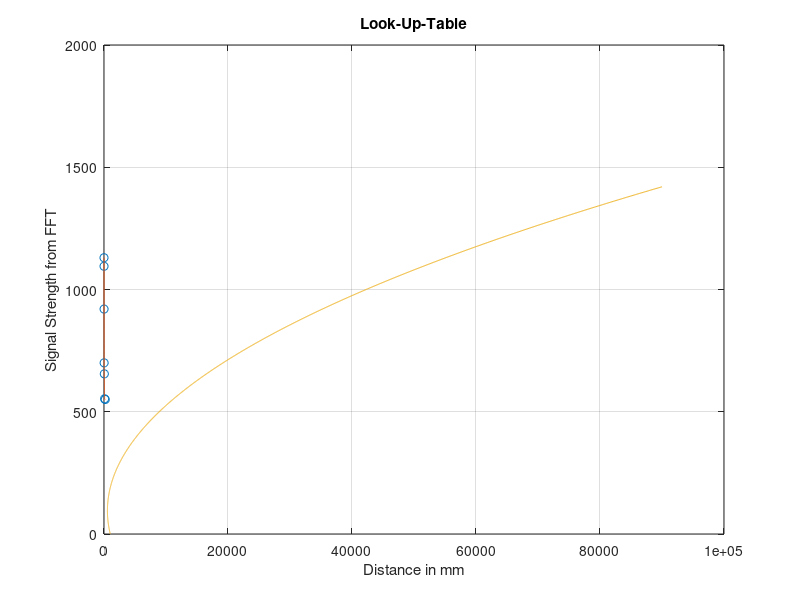

The MATLAB source for this figure:
%% Calculate a Look-Up-Table from sample points
% and store it in a csv file for later use in a C array
%
% In the C file the values can be imported into an array as follows:
% const int32_t LUT[] = {
%     #include "lut.csv"
% };  // The array is initialized with the values stored in the csv file.
% 
% (c) hhrt@zhaw.ch 24.07.2020
clc; clear; close all;

%% Enter the sample points
x = [   0   5  10 20 50 100 200];
y = [1130 1095 920 700 655  553  550];

%% Calculate the values of the Look-Up-Table
xi = 0:1:200;
yi = interp1(x,y,xi,'pchip');
x_ = 0:1:1420;
a = 0.050944;
b = -9.68167;
c = 1011.72;
f = a.*x_.^2+b.*x_+c;

% Plot samples and LUT for visual verification
plot(x,y,'o', xi,yi); grid;
hold on;
plot(f, x_);

xlabel('Distance in mm');
ylabel('Signal Strength from FFT');
title('Look-Up-Table');

%% Round to integer if desired
lut = round(yi);

%% Write to a file
csvwrite('lut.csv', lut);
